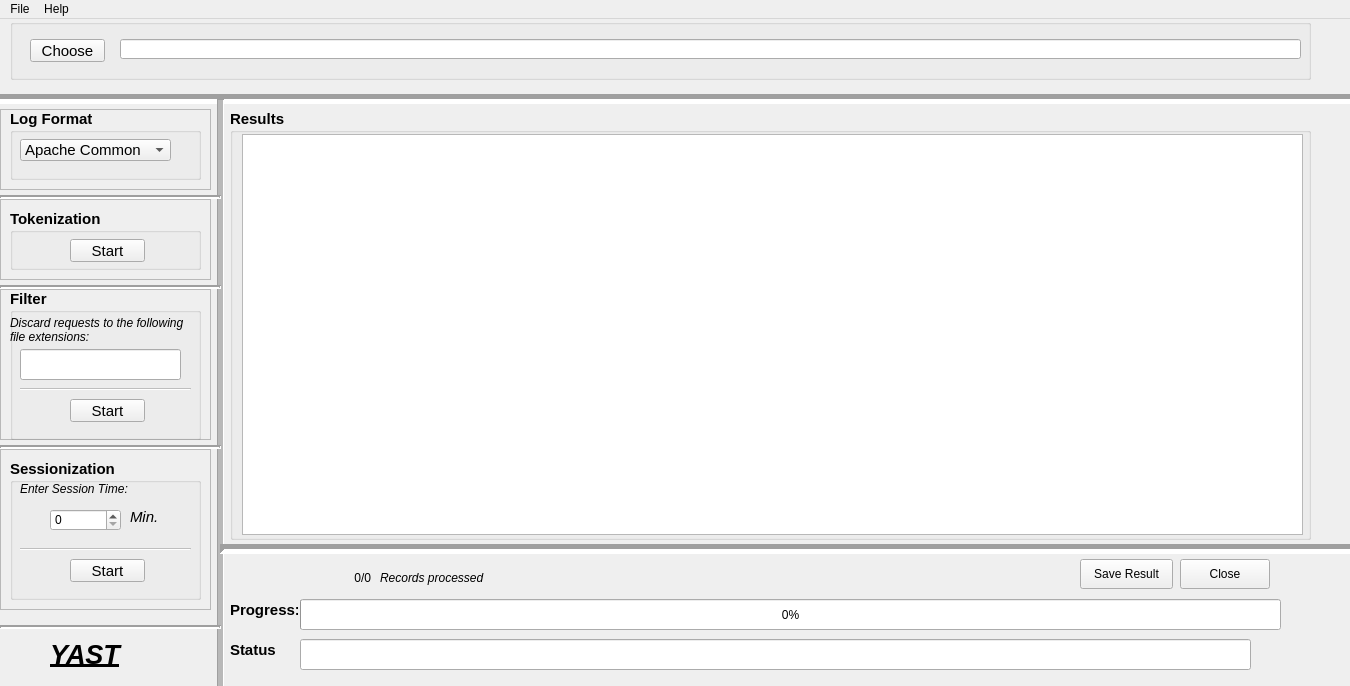
<?xml version="1.0" encoding="UTF-8"?>
<ui version="4.0">
 <class>MainWindow</class>
 <widget class="QMainWindow" name="MainWindow">
  <property name="geometry">
   <rect>
    <x>0</x>
    <y>0</y>
    <width>1350</width>
    <height>686</height>
   </rect>
  </property>
  <property name="minimumSize">
   <size>
    <width>1350</width>
    <height>686</height>
   </size>
  </property>
  <property name="maximumSize">
   <size>
    <width>1350</width>
    <height>686</height>
   </size>
  </property>
  <property name="mouseTracking">
   <bool>true</bool>
  </property>
  <property name="windowTitle">
   <string>YAST</string>
  </property>
  <property name="documentMode">
   <bool>false</bool>
  </property>
  <widget class="QWidget" name="centralwidget">
   <widget class="Line" name="line">
    <property name="geometry">
     <rect>
      <x>-10</x>
      <y>70</y>
      <width>1461</width>
      <height>20</height>
     </rect>
    </property>
    <property name="minimumSize">
     <size>
      <width>751</width>
      <height>0</height>
     </size>
    </property>
    <property name="maximumSize">
     <size>
      <width>16777215</width>
      <height>20</height>
     </size>
    </property>
    <property name="lineWidth">
     <number>5</number>
    </property>
    <property name="orientation">
     <enum>Qt::Horizontal</enum>
    </property>
   </widget>
   <widget class="Line" name="line_2">
    <property name="geometry">
     <rect>
      <x>210</x>
      <y>80</y>
      <width>20</width>
      <height>631</height>
     </rect>
    </property>
    <property name="minimumSize">
     <size>
      <width>20</width>
      <height>0</height>
     </size>
    </property>
    <property name="maximumSize">
     <size>
      <width>16777215</width>
      <height>631</height>
     </size>
    </property>
    <property name="lineWidth">
     <number>1</number>
    </property>
    <property name="midLineWidth">
     <number>5</number>
    </property>
    <property name="orientation">
     <enum>Qt::Vertical</enum>
    </property>
   </widget>
   <widget class="Line" name="line_3">
    <property name="geometry">
     <rect>
      <x>220</x>
      <y>520</y>
      <width>1381</width>
      <height>20</height>
     </rect>
    </property>
    <property name="minimumSize">
     <size>
      <width>781</width>
      <height>0</height>
     </size>
    </property>
    <property name="maximumSize">
     <size>
      <width>16777215</width>
      <height>20</height>
     </size>
    </property>
    <property name="lineWidth">
     <number>5</number>
    </property>
    <property name="orientation">
     <enum>Qt::Horizontal</enum>
    </property>
   </widget>
   <widget class="QGroupBox" name="output_groupBox">
    <property name="geometry">
     <rect>
      <x>230</x>
      <y>90</y>
      <width>1081</width>
      <height>431</height>
     </rect>
    </property>
    <property name="minimumSize">
     <size>
      <width>501</width>
      <height>0</height>
     </size>
    </property>
    <property name="maximumSize">
     <size>
      <width>16777215</width>
      <height>611</height>
     </size>
    </property>
    <property name="font">
     <font>
      <pointsize>11</pointsize>
      <weight>75</weight>
      <bold>true</bold>
     </font>
    </property>
    <property name="title">
     <string>Results</string>
    </property>
    <property name="flat">
     <bool>false</bool>
    </property>
    <property name="checkable">
     <bool>false</bool>
    </property>
    <widget class="QPlainTextEdit" name="output_plainTextEdit">
     <property name="geometry">
      <rect>
       <x>12</x>
       <y>25</y>
       <width>1061</width>
       <height>401</height>
      </rect>
     </property>
     <property name="font">
      <font>
       <weight>50</weight>
       <bold>false</bold>
      </font>
     </property>
     <property name="lineWrapMode">
      <enum>QPlainTextEdit::NoWrap</enum>
     </property>
     <property name="readOnly">
      <bool>true</bool>
     </property>
     <property name="plainText">
      <string/>
     </property>
     <property name="backgroundVisible">
      <bool>false</bool>
     </property>
     <property name="centerOnScroll">
      <bool>false</bool>
     </property>
    </widget>
   </widget>
   <widget class="QGroupBox" name="choose_file_groupBox">
    <property name="geometry">
     <rect>
      <x>10</x>
      <y>0</y>
      <width>1301</width>
      <height>61</height>
     </rect>
    </property>
    <property name="minimumSize">
     <size>
      <width>721</width>
      <height>0</height>
     </size>
    </property>
    <property name="maximumSize">
     <size>
      <width>16777215</width>
      <height>61</height>
     </size>
    </property>
    <property name="font">
     <font>
      <pointsize>11</pointsize>
      <weight>75</weight>
      <bold>true</bold>
     </font>
    </property>
    <property name="title">
     <string/>
    </property>
    <widget class="QLineEdit" name="file_path_textEdit">
     <property name="enabled">
      <bool>true</bool>
     </property>
     <property name="geometry">
      <rect>
       <x>110</x>
       <y>20</y>
       <width>1181</width>
       <height>20</height>
      </rect>
     </property>
     <property name="minimumSize">
      <size>
       <width>601</width>
       <height>0</height>
      </size>
     </property>
     <property name="maximumSize">
      <size>
       <width>16777215</width>
       <height>20</height>
      </size>
     </property>
     <property name="font">
      <font>
       <weight>50</weight>
       <bold>false</bold>
      </font>
     </property>
    </widget>
    <widget class="QPushButton" name="B_choose_file">
     <property name="geometry">
      <rect>
       <x>20</x>
       <y>20</y>
       <width>75</width>
       <height>23</height>
      </rect>
     </property>
     <property name="font">
      <font>
       <weight>50</weight>
       <bold>false</bold>
      </font>
     </property>
     <property name="text">
      <string>Choose</string>
     </property>
    </widget>
   </widget>
   <widget class="QFrame" name="session_frame">
    <property name="enabled">
     <bool>true</bool>
    </property>
    <property name="geometry">
     <rect>
      <x>0</x>
      <y>430</y>
      <width>211</width>
      <height>161</height>
     </rect>
    </property>
    <property name="minimumSize">
     <size>
      <width>201</width>
      <height>0</height>
     </size>
    </property>
    <property name="maximumSize">
     <size>
      <width>16777215</width>
      <height>181</height>
     </size>
    </property>
    <property name="frameShape">
     <enum>QFrame::StyledPanel</enum>
    </property>
    <property name="frameShadow">
     <enum>QFrame::Raised</enum>
    </property>
    <widget class="QGroupBox" name="session_groupBox">
     <property name="enabled">
      <bool>true</bool>
     </property>
     <property name="geometry">
      <rect>
       <x>10</x>
       <y>10</y>
       <width>191</width>
       <height>141</height>
      </rect>
     </property>
     <property name="minimumSize">
      <size>
       <width>171</width>
       <height>0</height>
      </size>
     </property>
     <property name="maximumSize">
      <size>
       <width>16777215</width>
       <height>151</height>
      </size>
     </property>
     <property name="font">
      <font>
       <pointsize>11</pointsize>
       <weight>75</weight>
       <bold>true</bold>
      </font>
     </property>
     <property name="title">
      <string>Sessionization</string>
     </property>
     <widget class="QLabel" name="session_time_label">
      <property name="enabled">
       <bool>true</bool>
      </property>
      <property name="geometry">
       <rect>
        <x>10</x>
        <y>20</y>
        <width>111</width>
        <height>20</height>
       </rect>
      </property>
      <property name="font">
       <font>
        <pointsize>9</pointsize>
        <weight>50</weight>
        <italic>true</italic>
        <bold>false</bold>
       </font>
      </property>
      <property name="text">
       <string>Enter Session Time:</string>
      </property>
     </widget>
     <widget class="QSpinBox" name="time_spinBox">
      <property name="geometry">
       <rect>
        <x>40</x>
        <y>50</y>
        <width>71</width>
        <height>22</height>
       </rect>
      </property>
      <property name="minimumSize">
       <size>
        <width>71</width>
        <height>0</height>
       </size>
      </property>
      <property name="maximumSize">
       <size>
        <width>16777215</width>
        <height>22</height>
       </size>
      </property>
      <property name="font">
       <font>
        <pointsize>9</pointsize>
        <weight>50</weight>
        <bold>false</bold>
       </font>
      </property>
     </widget>
     <widget class="QLabel" name="minute_label">
      <property name="geometry">
       <rect>
        <x>120</x>
        <y>50</y>
        <width>31</width>
        <height>16</height>
       </rect>
      </property>
      <property name="font">
       <font>
        <weight>50</weight>
        <italic>true</italic>
        <bold>false</bold>
       </font>
      </property>
      <property name="text">
       <string>Min.</string>
      </property>
     </widget>
     <widget class="QPushButton" name="B_SStart">
      <property name="enabled">
       <bool>true</bool>
      </property>
      <property name="geometry">
       <rect>
        <x>60</x>
        <y>100</y>
        <width>75</width>
        <height>23</height>
       </rect>
      </property>
      <property name="minimumSize">
       <size>
        <width>75</width>
        <height>0</height>
       </size>
      </property>
      <property name="maximumSize">
       <size>
        <width>16777215</width>
        <height>23</height>
       </size>
      </property>
      <property name="font">
       <font>
        <weight>50</weight>
        <bold>false</bold>
       </font>
      </property>
      <property name="text">
       <string>Start</string>
      </property>
     </widget>
     <widget class="Line" name="line_seperator_2">
      <property name="enabled">
       <bool>false</bool>
      </property>
      <property name="geometry">
       <rect>
        <x>10</x>
        <y>80</y>
        <width>171</width>
        <height>20</height>
       </rect>
      </property>
      <property name="minimumSize">
       <size>
        <width>171</width>
        <height>0</height>
       </size>
      </property>
      <property name="maximumSize">
       <size>
        <width>16777215</width>
        <height>20</height>
       </size>
      </property>
      <property name="orientation">
       <enum>Qt::Horizontal</enum>
      </property>
     </widget>
    </widget>
   </widget>
   <widget class="QFrame" name="log_frame">
    <property name="geometry">
     <rect>
      <x>0</x>
      <y>90</y>
      <width>211</width>
      <height>81</height>
     </rect>
    </property>
    <property name="minimumSize">
     <size>
      <width>191</width>
      <height>0</height>
     </size>
    </property>
    <property name="maximumSize">
     <size>
      <width>16777215</width>
      <height>101</height>
     </size>
    </property>
    <property name="frameShape">
     <enum>QFrame::StyledPanel</enum>
    </property>
    <property name="frameShadow">
     <enum>QFrame::Raised</enum>
    </property>
    <widget class="QGroupBox" name="groupBox_6">
     <property name="geometry">
      <rect>
       <x>10</x>
       <y>0</y>
       <width>191</width>
       <height>71</height>
      </rect>
     </property>
     <property name="minimumSize">
      <size>
       <width>161</width>
       <height>0</height>
      </size>
     </property>
     <property name="maximumSize">
      <size>
       <width>16777215</width>
       <height>71</height>
      </size>
     </property>
     <property name="font">
      <font>
       <pointsize>11</pointsize>
       <weight>75</weight>
       <bold>true</bold>
      </font>
     </property>
     <property name="title">
      <string>Log Format</string>
     </property>
     <widget class="QComboBox" name="log_format_comboBox">
      <property name="geometry">
       <rect>
        <x>10</x>
        <y>30</y>
        <width>151</width>
        <height>22</height>
       </rect>
      </property>
      <property name="minimumSize">
       <size>
        <width>111</width>
        <height>0</height>
       </size>
      </property>
      <property name="maximumSize">
       <size>
        <width>16777215</width>
        <height>22</height>
       </size>
      </property>
      <property name="font">
       <font>
        <pointsize>11</pointsize>
        <weight>50</weight>
        <bold>false</bold>
       </font>
      </property>
      <item>
       <property name="text">
        <string>Apache Common</string>
       </property>
      </item>
      <item>
       <property name="text">
        <string>Apache Combined</string>
       </property>
      </item>
      <item>
       <property name="text">
        <string>Squid Proxy</string>
       </property>
      </item>
     </widget>
    </widget>
   </widget>
   <widget class="QFrame" name="token_frame">
    <property name="enabled">
     <bool>true</bool>
    </property>
    <property name="geometry">
     <rect>
      <x>0</x>
      <y>180</y>
      <width>211</width>
      <height>81</height>
     </rect>
    </property>
    <property name="minimumSize">
     <size>
      <width>191</width>
      <height>0</height>
     </size>
    </property>
    <property name="maximumSize">
     <size>
      <width>16777215</width>
      <height>81</height>
     </size>
    </property>
    <property name="frameShape">
     <enum>QFrame::StyledPanel</enum>
    </property>
    <property name="frameShadow">
     <enum>QFrame::Raised</enum>
    </property>
    <widget class="QGroupBox" name="token_groupBox">
     <property name="geometry">
      <rect>
       <x>10</x>
       <y>10</y>
       <width>191</width>
       <height>61</height>
      </rect>
     </property>
     <property name="minimumSize">
      <size>
       <width>161</width>
       <height>0</height>
      </size>
     </property>
     <property name="maximumSize">
      <size>
       <width>16777215</width>
       <height>61</height>
      </size>
     </property>
     <property name="font">
      <font>
       <pointsize>11</pointsize>
       <weight>75</weight>
       <bold>true</bold>
      </font>
     </property>
     <property name="title">
      <string>Tokenization</string>
     </property>
     <widget class="QPushButton" name="B_TStart">
      <property name="geometry">
       <rect>
        <x>60</x>
        <y>30</y>
        <width>75</width>
        <height>23</height>
       </rect>
      </property>
      <property name="minimumSize">
       <size>
        <width>61</width>
        <height>0</height>
       </size>
      </property>
      <property name="maximumSize">
       <size>
        <width>16777215</width>
        <height>23</height>
       </size>
      </property>
      <property name="font">
       <font>
        <pointsize>11</pointsize>
        <weight>50</weight>
        <bold>false</bold>
       </font>
      </property>
      <property name="text">
       <string>Start</string>
      </property>
     </widget>
    </widget>
   </widget>
   <widget class="QFrame" name="filter_frame">
    <property name="enabled">
     <bool>true</bool>
    </property>
    <property name="geometry">
     <rect>
      <x>0</x>
      <y>270</y>
      <width>211</width>
      <height>151</height>
     </rect>
    </property>
    <property name="minimumSize">
     <size>
      <width>191</width>
      <height>0</height>
     </size>
    </property>
    <property name="maximumSize">
     <size>
      <width>16777215</width>
      <height>191</height>
     </size>
    </property>
    <property name="frameShape">
     <enum>QFrame::StyledPanel</enum>
    </property>
    <property name="frameShadow">
     <enum>QFrame::Raised</enum>
    </property>
    <widget class="QGroupBox" name="filter_groupBox">
     <property name="geometry">
      <rect>
       <x>10</x>
       <y>0</y>
       <width>191</width>
       <height>151</height>
      </rect>
     </property>
     <property name="minimumSize">
      <size>
       <width>171</width>
       <height>0</height>
      </size>
     </property>
     <property name="maximumSize">
      <size>
       <width>16777215</width>
       <height>161</height>
      </size>
     </property>
     <property name="font">
      <font>
       <pointsize>11</pointsize>
       <weight>75</weight>
       <bold>true</bold>
      </font>
     </property>
     <property name="title">
      <string>Filter</string>
     </property>
     <widget class="QLineEdit" name="ignore_ext_lineEdit">
      <property name="geometry">
       <rect>
        <x>10</x>
        <y>60</y>
        <width>161</width>
        <height>31</height>
       </rect>
      </property>
      <property name="font">
       <font>
        <weight>50</weight>
        <bold>false</bold>
       </font>
      </property>
     </widget>
     <widget class="QLabel" name="ignore_ext_label">
      <property name="geometry">
       <rect>
        <x>0</x>
        <y>20</y>
        <width>181</width>
        <height>41</height>
       </rect>
      </property>
      <property name="font">
       <font>
        <pointsize>9</pointsize>
        <weight>50</weight>
        <italic>true</italic>
        <bold>false</bold>
       </font>
      </property>
      <property name="text">
       <string>Discard requests to the following file extensions:</string>
      </property>
      <property name="wordWrap">
       <bool>true</bool>
      </property>
     </widget>
     <widget class="Line" name="line_seperator">
      <property name="enabled">
       <bool>false</bool>
      </property>
      <property name="geometry">
       <rect>
        <x>10</x>
        <y>90</y>
        <width>171</width>
        <height>20</height>
       </rect>
      </property>
      <property name="minimumSize">
       <size>
        <width>171</width>
        <height>0</height>
       </size>
      </property>
      <property name="maximumSize">
       <size>
        <width>16777215</width>
        <height>20</height>
       </size>
      </property>
      <property name="orientation">
       <enum>Qt::Horizontal</enum>
      </property>
     </widget>
     <widget class="QPushButton" name="B_CStart">
      <property name="geometry">
       <rect>
        <x>60</x>
        <y>110</y>
        <width>75</width>
        <height>23</height>
       </rect>
      </property>
      <property name="minimumSize">
       <size>
        <width>61</width>
        <height>0</height>
       </size>
      </property>
      <property name="maximumSize">
       <size>
        <width>16777215</width>
        <height>23</height>
       </size>
      </property>
      <property name="font">
       <font>
        <weight>50</weight>
        <bold>false</bold>
       </font>
      </property>
      <property name="text">
       <string>Start</string>
      </property>
     </widget>
    </widget>
   </widget>
   <widget class="Line" name="line_4">
    <property name="geometry">
     <rect>
      <x>0</x>
      <y>170</y>
      <width>221</width>
      <height>16</height>
     </rect>
    </property>
    <property name="minimumSize">
     <size>
      <width>221</width>
      <height>0</height>
     </size>
    </property>
    <property name="maximumSize">
     <size>
      <width>16777215</width>
      <height>16</height>
     </size>
    </property>
    <property name="lineWidth">
     <number>2</number>
    </property>
    <property name="orientation">
     <enum>Qt::Horizontal</enum>
    </property>
   </widget>
   <widget class="Line" name="line_6">
    <property name="geometry">
     <rect>
      <x>0</x>
      <y>260</y>
      <width>221</width>
      <height>16</height>
     </rect>
    </property>
    <property name="minimumSize">
     <size>
      <width>221</width>
      <height>0</height>
     </size>
    </property>
    <property name="maximumSize">
     <size>
      <width>16777215</width>
      <height>16</height>
     </size>
    </property>
    <property name="lineWidth">
     <number>2</number>
    </property>
    <property name="orientation">
     <enum>Qt::Horizontal</enum>
    </property>
   </widget>
   <widget class="Line" name="line_7">
    <property name="geometry">
     <rect>
      <x>0</x>
      <y>420</y>
      <width>221</width>
      <height>16</height>
     </rect>
    </property>
    <property name="minimumSize">
     <size>
      <width>221</width>
      <height>0</height>
     </size>
    </property>
    <property name="maximumSize">
     <size>
      <width>16777215</width>
      <height>16</height>
     </size>
    </property>
    <property name="lineWidth">
     <number>2</number>
    </property>
    <property name="orientation">
     <enum>Qt::Horizontal</enum>
    </property>
   </widget>
   <widget class="QPushButton" name="B_Close">
    <property name="geometry">
     <rect>
      <x>1180</x>
      <y>540</y>
      <width>90</width>
      <height>30</height>
     </rect>
    </property>
    <property name="text">
     <string>Close</string>
    </property>
   </widget>
   <widget class="QPushButton" name="B_Save">
    <property name="geometry">
     <rect>
      <x>1080</x>
      <y>540</y>
      <width>93</width>
      <height>30</height>
     </rect>
    </property>
    <property name="text">
     <string>Save Result</string>
    </property>
   </widget>
   <widget class="QLabel" name="status_label">
    <property name="geometry">
     <rect>
      <x>230</x>
      <y>620</y>
      <width>51</width>
      <height>21</height>
     </rect>
    </property>
    <property name="font">
     <font>
      <pointsize>11</pointsize>
      <weight>75</weight>
      <bold>true</bold>
     </font>
    </property>
    <property name="text">
     <string>Status </string>
    </property>
   </widget>
   <widget class="QLineEdit" name="status_lineEdit">
    <property name="enabled">
     <bool>true</bool>
    </property>
    <property name="geometry">
     <rect>
      <x>300</x>
      <y>620</y>
      <width>951</width>
      <height>31</height>
     </rect>
    </property>
    <property name="font">
     <font>
      <pointsize>11</pointsize>
     </font>
    </property>
    <property name="readOnly">
     <bool>true</bool>
    </property>
   </widget>
   <widget class="QProgressBar" name="progressBar">
    <property name="geometry">
     <rect>
      <x>300</x>
      <y>580</y>
      <width>981</width>
      <height>31</height>
     </rect>
    </property>
    <property name="value">
     <number>0</number>
    </property>
   </widget>
   <widget class="QLabel" name="label">
    <property name="geometry">
     <rect>
      <x>230</x>
      <y>580</y>
      <width>68</width>
      <height>21</height>
     </rect>
    </property>
    <property name="font">
     <font>
      <pointsize>11</pointsize>
      <weight>75</weight>
      <bold>true</bold>
     </font>
    </property>
    <property name="text">
     <string>Progress:</string>
    </property>
   </widget>
   <widget class="QLabel" name="records_processed_value_label">
    <property name="geometry">
     <rect>
      <x>240</x>
      <y>550</y>
      <width>131</width>
      <height>17</height>
     </rect>
    </property>
    <property name="text">
     <string>0/0</string>
    </property>
    <property name="alignment">
     <set>Qt::AlignRight|Qt::AlignTrailing|Qt::AlignVCenter</set>
    </property>
   </widget>
   <widget class="QLabel" name="records_processed_label">
    <property name="geometry">
     <rect>
      <x>380</x>
      <y>550</y>
      <width>291</width>
      <height>17</height>
     </rect>
    </property>
    <property name="font">
     <font>
      <pointsize>9</pointsize>
      <italic>true</italic>
     </font>
    </property>
    <property name="text">
     <string>Records processed</string>
    </property>
   </widget>
   <widget class="QLabel" name="label_6">
    <property name="geometry">
     <rect>
      <x>50</x>
      <y>620</y>
      <width>81</width>
      <height>31</height>
     </rect>
    </property>
    <property name="font">
     <font>
      <pointsize>20</pointsize>
      <weight>75</weight>
      <italic>true</italic>
      <bold>true</bold>
      <underline>true</underline>
     </font>
    </property>
    <property name="text">
     <string>YAST</string>
    </property>
   </widget>
   <widget class="Line" name="line_8">
    <property name="geometry">
     <rect>
      <x>0</x>
      <y>600</y>
      <width>221</width>
      <height>16</height>
     </rect>
    </property>
    <property name="minimumSize">
     <size>
      <width>221</width>
      <height>0</height>
     </size>
    </property>
    <property name="maximumSize">
     <size>
      <width>16777215</width>
      <height>16</height>
     </size>
    </property>
    <property name="lineWidth">
     <number>2</number>
    </property>
    <property name="orientation">
     <enum>Qt::Horizontal</enum>
    </property>
   </widget>
  </widget>
  <widget class="QMenuBar" name="menubar">
   <property name="geometry">
    <rect>
     <x>0</x>
     <y>0</y>
     <width>1350</width>
     <height>25</height>
    </rect>
   </property>
   <widget class="QMenu" name="menuFile">
    <property name="title">
     <string>File</string>
    </property>
    <addaction name="actionReset"/>
    <addaction name="actionOpen"/>
    <addaction name="actionSave"/>
    <addaction name="actionSave_As"/>
    <addaction name="actionExit"/>
   </widget>
   <widget class="QMenu" name="menuHelp">
    <property name="title">
     <string>Help</string>
    </property>
    <addaction name="actionYAST_Help"/>
   </widget>
   <addaction name="menuFile"/>
   <addaction name="menuHelp"/>
  </widget>
  <action name="actionReset">
   <property name="text">
    <string>Reset</string>
   </property>
  </action>
  <action name="actionOpen">
   <property name="text">
    <string>Open</string>
   </property>
  </action>
  <action name="actionSave">
   <property name="text">
    <string>Save</string>
   </property>
  </action>
  <action name="actionSave_As">
   <property name="text">
    <string>Save As...</string>
   </property>
  </action>
  <action name="actionExit">
   <property name="text">
    <string>Exit</string>
   </property>
   <property name="menuRole">
    <enum>QAction::QuitRole</enum>
   </property>
  </action>
  <action name="actionYAST_Help">
   <property name="text">
    <string>YAST Help</string>
   </property>
  </action>
 </widget>
 <resources/>
 <connections/>
</ui>
